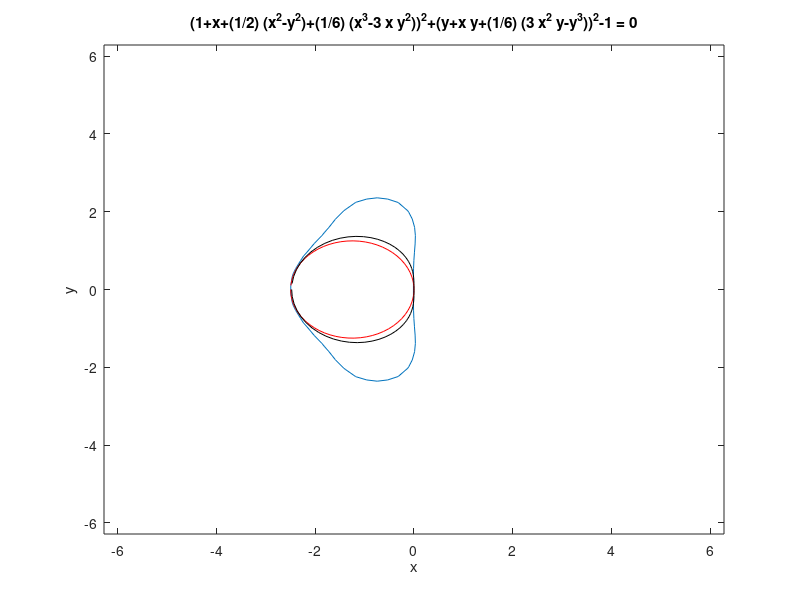

Write the MATLAB code that produced this figure.
ezplot('(1+x+(1/2)*(x^2-y^2)+(1/6)*(x^3-3*x*y^2))^2+(y+x*y+(1/6)*(3*x^2*y-y^3))^2-1');
x=[-pi:.1:pi];
hold on
z=-1.25+1.25*exp(i*x);
plot(real(z), imag(z), 'red');
z=-0.62*((3/2)-2*exp(i*x)+(1/2)*exp(i*2*x));
plot(real(z), imag(z), 'black');